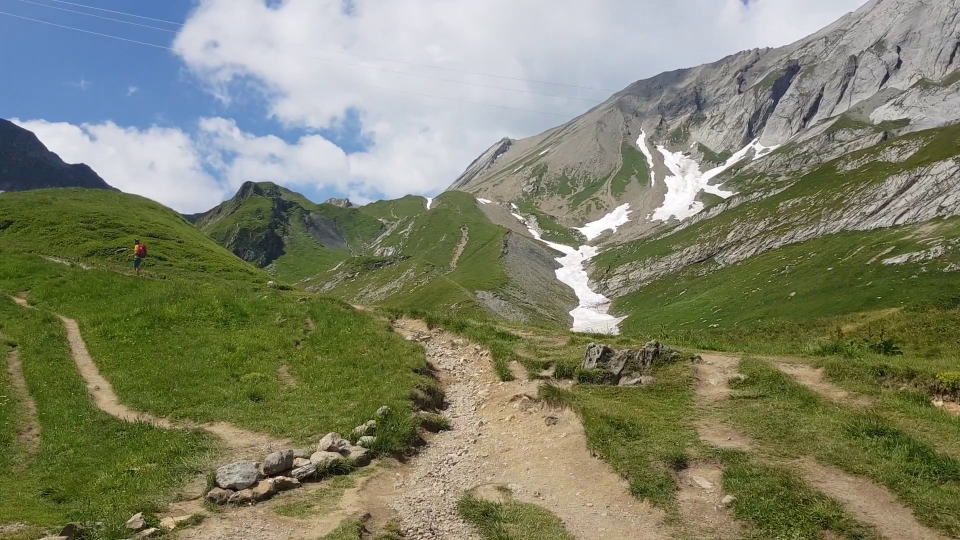
#> input picture frames/dR/frame1.jpg, 1920 x 1080 px, found by its file name (shown at 1/2 size)
$ python main.py
#> lines starting #> are read from the running program, lines starting #| are printed output that depends on the picture; after the words box and inside, x2 and y2 are one past the last pixel; in counts of white or black regions, pixels touching at a corner belong together
### stitcher.py
import cv2
from matplotlib import pyplot as plt
import numpy as np
import imutils
from PIL import Image, ImageEnhance
import stitcherUtils

"""

1.Import 2 images
2.convert to gray scale
3.Initiate ORB detector
4.Find key points and describe them
5.Match keypoints- Brute force matcher
6.RANSAC(reject bad keypoints)
7. Register two images (use homography)

"""

"""
    Stitcher:

    1. Detect distinctive keypoints:
     use ORB detector

    2. Match the points between two images:
    Descriptors are arrays of numbers that define keypoints.
    In order to match we will compare descriptors from the first with descriptors from the second image.
    we will sort matching points by their distance in order to find the closest ones.
    # CHECK
    We will use Brute Force matcher to match (knnMatch).

    3. Keep the strong matches that are located in the overlapping region.
    We will use David Lowe’s ratio test, Lowe proposed this test in order to increase the robustness of the algo
    the goal is to get rid of the points that are not distinct enough.
    We will discard the matches where the ratio of the distance to the nearest and the second nearest
    neighbor is greater then a threshold (that way we will preserve only good matches).

    4. Stitch the image:
    we need to apply a technique called "feature-based image alignment" it is the computation of 2D and 3D
    transformations
    that map features in one image to another.
    This technique consists of two steps:
    a. to apply RANSAC algorithm to evaluate a homography matrix.
    b. use the matrix to calculate the warping transformation based on matched feature

    ***HOMOGRAPHY MATRIX EXPLANATION BELOW***


"""

"""
***HOMOGRAPHY MATRIX EXPLANATION***
    in the field of computer vision, any two images of the same scene are related by a homography.
    it is a transformation that maps the points in one image to the corresponding points in the other image.
    the two images can lay on the same surface in space or they are taken by rotating the camera along its optical axis.

    The essence of the homography is the simple 3X3 matrix called the homography matrix
    H =[ [h11,h12,h13]
         [h21,h22,h23]
         [h31,h32,h33] ]

    we can apply this matrix to any point in the image.
    For example if we take a point A(x1,y1) in the first image we can use a homography matrix to map this point
    A to the corresponding point B(x2,y2) in the second image.

    s [x'] = H [x] = [h11,h12,h13] [x]
      [y']     [y]   [h21,h22,h23] [y]
      [ 1]     [1]   [h31,h32,h33] [1]

    Now, using this technique we can easily stitch our images together.

    It is important to note that when we match feature points between two images we only accept those
    matches that fall on the corresponding epipolar lines.
    We need these good matches to estimate the homography matrix. We detected a large number of keypoints and we
    need to reject some of them to retain the best ones.

"""

def stitchImages(img1, img2):

    # get keypoints and descriptors using orb detector
    keypoints1,keypoints2,descriptors1,descriptors2 = getKeyPointsAndDescriptors(img1,img2)

    # Finding the best matches using David Lowe’s ratio test
    bestMatches = getBestMatches(descriptors1,descriptors2)

    # Minimum amount of matches in order to stitch the images.
    minMatchCount = 4

    # Check if bestMatches has the minimum amount of keypoints required for stitching.
    if len(bestMatches) > minMatchCount:

        # compute homography and then use it in order to warp the images together
        homography = computeHomography(keypoints1,keypoints2,bestMatches)
        result = warpImages(img2, img1, homography)
        return result

def warpImages(img1, img2, homography):
    rows1, cols1 = img1.shape[:2]
    rows2, cols2 = img2.shape[:2]

    list_of_points_1 = np.float32([[0, 0], [0, rows1], [cols1, rows1], [cols1, 0]]).reshape(-1, 1, 2)
    temp_points = np.float32([[0, 0], [0, rows2], [cols2, rows2], [cols2, 0]]).reshape(-1, 1, 2)

    # When we have established a homography we need to warp perspective
    # Change field of view
    list_of_points_2 = cv2.perspectiveTransform(temp_points, homography)

    list_of_points = np.concatenate((list_of_points_1, list_of_points_2), axis=0)

    # Ravel is a np function that takes a 2 or more dim array and changes it to flattend array.
    [x_min, y_min] = np.int32(list_of_points.min(axis=0).ravel())
    [x_max, y_max] = np.int32(list_of_points.max(axis=0).ravel())

    translation_dist = [-x_min, -y_min]

    H_translation = np.array([[1, 0, translation_dist[0]],
                              [0, 1, translation_dist[1]],
                              [0, 0, 1]])

    # x_max - x_min, y_max - y_min = size of the image
    output_img = cv2.warpPerspective(img2, H_translation.dot(homography), (x_max - x_min, y_max - y_min))
    output_img[translation_dist[1]:rows1 + translation_dist[1], translation_dist[0]:cols1 + translation_dist[0]] = img1

    return output_img

def getKeyPointsAndDescriptors(img1,img2):
    # Convert images to gray scale
    img1_gray = cv2.cvtColor(img1, cv2.COLOR_BGR2GRAY)
    img2_gray = cv2.cvtColor(img2, cv2.COLOR_BGR2GRAY)

    # Create orb detector and detect keypoint and descriptors
    orb = cv2.ORB_create(nfeatures=2000)

    # Find keypoints and descriptors with orb
    keypoints1, descriptors1 = orb.detectAndCompute(img1_gray, None)
    keypoints2, descriptors2 = orb.detectAndCompute(img2_gray, None)

    return keypoints1,keypoints2,descriptors1,descriptors2

def getBestMatches(descriptors1, descriptors2, k=2):
    # Create instance of  Brute Force Matcher (BFMatcher), it will find all the matching keypoints on two images.
    bf = cv2.BFMatcher_create(cv2.NORM_HAMMING)

    # Find matching points using knn algorithm which finds the keypoints
    matches = bf.knnMatch(descriptors1, descriptors2, k=2)

    # Finding the best matches using David Lowe’s ratio test
    bestMatches = []
    for m, n in matches:
        if m.distance < 0.6 * n.distance:
            bestMatches.append(m)

    return bestMatches

def computeHomography(keypoints1,keypoints2,bestMatches):
    # Convert keypoints to an argument for findHomography.
    # match.queryIdx give the index of the descriptor in the list of query descriptors
    # the list of the query descriptors is of the image we would like to spread
    # the others is the training descriptors for training, this is the routine before homography

    src_pts = np.float32([keypoints1[m.queryIdx].pt for m in bestMatches]).reshape(-1, 1, 2)
    dst_pts = np.float32([keypoints2[m.trainIdx].pt for m in bestMatches]).reshape(-1, 1, 2)

    # Establish a homography
    # we will use RANSAC to reject "bad keypoints"
    homography, mask = cv2.findHomography(src_pts, dst_pts, cv2.RANSAC, 5.0)

    return homography

### cutter.py
import cv2
import numpy as np
import imutils
from PIL import ImageEnhance, Image


def cutImage(stitched_img):
    # make border to the image to find the requested rectangle
    stitched_img = cv2.copyMakeBorder(stitched_img, 5, 5, 5, 5, cv2.BORDER_CONSTANT, (0, 0, 0))
    # convert to gray scale
    gray = cv2.cvtColor(stitched_img, cv2.COLOR_BGR2GRAY)
    # try to find where is the "black pixel" using binary 0 and 1
    # to get a clean image without the black space
    thresh_img = cv2.threshold(gray, 0, 255, cv2.THRESH_BINARY)[1]

    # find the contours on the binary image to find the circle corners and substract those later
    contours = cv2.findContours(thresh_img.copy(), cv2.RETR_EXTERNAL, cv2.CHAIN_APPROX_SIMPLE)
    # find the maximum area of the image
    contours = imutils.grab_contours(contours)
    areaOI = max(contours, key=cv2.contourArea)
    # find mask with the same shape with the required image
    mask = np.zeros(thresh_img.shape, dtype="uint8")
    x, y, w, h = cv2.boundingRect(areaOI)
    cv2.rectangle(mask, (x, y), (x + w, y + h), 255, -1)

    minRectangle = mask.copy()
    sub = mask.copy()
    # subtract the minimum rectangle from the image
    while cv2.countNonZero(sub) > 0:
        minRectangle = cv2.erode(minRectangle, None)
        sub = cv2.subtract(minRectangle, thresh_img)
    # now find the minimum rectangle in the contours
    contours = cv2.findContours(minRectangle.copy(), cv2.RETR_EXTERNAL, cv2.CHAIN_APPROX_SIMPLE)

    contours = imutils.grab_contours(contours)
    areaOI = max(contours, key=cv2.contourArea)

    # take the requested image of contour
    x, y, w, h = cv2.boundingRect(areaOI)
    # give the image without the black space
    cut_stitched_img = stitched_img[y:y + h, x:x + w]

    return cut_stitched_img[:, :, ::-1]

"""
def cutImage(stitched_img):
    # make border to the image to find the requested rectangle
    stitched_img = cv2.copyMakeBorder(stitched_img, 5, 5, 5, 5, cv2.BORDER_CONSTANT, (0, 0, 0))
    # convert to gray scale
    gray = cv2.cvtColor(stitched_img, cv2.COLOR_BGR2GRAY)
    # try to find where is the "black pixel" using binary 0 and 1
    # to get a clean image without the black space
    thresh_img = cv2.threshold(gray, 0, 255, cv2.THRESH_BINARY)[1]

    plt.figure()
    plt.imshow(thresh_img)
    plt.axis('off')
    plt.show()
    # find the contours on the binary image to find the circle corners and substract those later
    contours = cv2.findContours(thresh_img.copy(), cv2.RETR_EXTERNAL, cv2.CHAIN_APPROX_SIMPLE)
    # find the maximum area of the image
    contours = imutils.grab_contours(contours)
    areaOI = max(contours, key=cv2.contourArea)
    # find mask with the same shape with the required image
    mask = np.zeros(thresh_img.shape, dtype="uint8")
    x, y, w, h = cv2.boundingRect(areaOI)
    cv2.rectangle(mask, (x, y), (x + w, y + h), 255, -1)

    minRectangle = mask.copy()
    sub = mask.copy()
    # subtract the minimum rectangle from the image
    while cv2.countNonZero(sub) > 0:
        minRectangle = cv2.erode(minRectangle, None)
        sub = cv2.subtract(minRectangle, thresh_img)
    # now find the minimum rectangle in the contours
    contours = cv2.findContours(minRectangle.copy(), cv2.RETR_EXTERNAL, cv2.CHAIN_APPROX_SIMPLE)

    contours = imutils.grab_contours(contours)
    areaOI = max(contours, key=cv2.contourArea)

    plt.figure()
    plt.imshow(minRectangle)
    plt.axis('off')
    plt.show()
    # take the requested image of contour
    x, y, w, h = cv2.boundingRect(areaOI)
    # give the image without the black space
    stitched_img = stitched_img[y:y + h, x:x + w]

    cv2.imwrite("stitchedOutputProcessed.png", stitched_img)
    # make the image sharper
    Im = Image.open('stitchedOutputProcessed.png')
    enhancer = ImageEnhance.Sharpness(Im)
    enhanced = enhancer.enhance(5.0)
    enhanced.save('enhanced.png')
    plt.figure()
    plt.imshow(stitched_img[:, :, ::-1])
    plt.axis('off')
    plt.show()
    plt.imshow(enhanced)

    plt.axis('off')
    plt.show()


"""

### enhancer.py
from PIL import Image, ImageEnhance

def enhanceImage(image):
    # make the image sharper
    Im = Image.open('stitchedOutputProcessed.png')
    enhancer = ImageEnhance.Sharpness(Im)
    enhanced = enhancer.enhance(5.0)
    enhanced.save('enhanced.png')

    return enhanced

### main.py
from extract import *
from stitcher import *
from stitcher import *
from stitcherUtils import *
from cutter import *
from enhancer import *

# Read the video from specified path
#camera = cv2.VideoCapture("C:\\Users\\rotem\\PycharmProjects\\PanoramaImageStitching\\videoItaly.mp4")
#videoToFrames(camera, 0, 8, str(input('Enter name for folder ')))


img1 = cv2.imread('frames/data/frame1.jpg')
#> img1 is the input picture: shape (1080, 1920, 3); mean B, G, R 106.9, 130.9, 127.5
img2 = cv2.imread('frames/data/frame2.jpg')
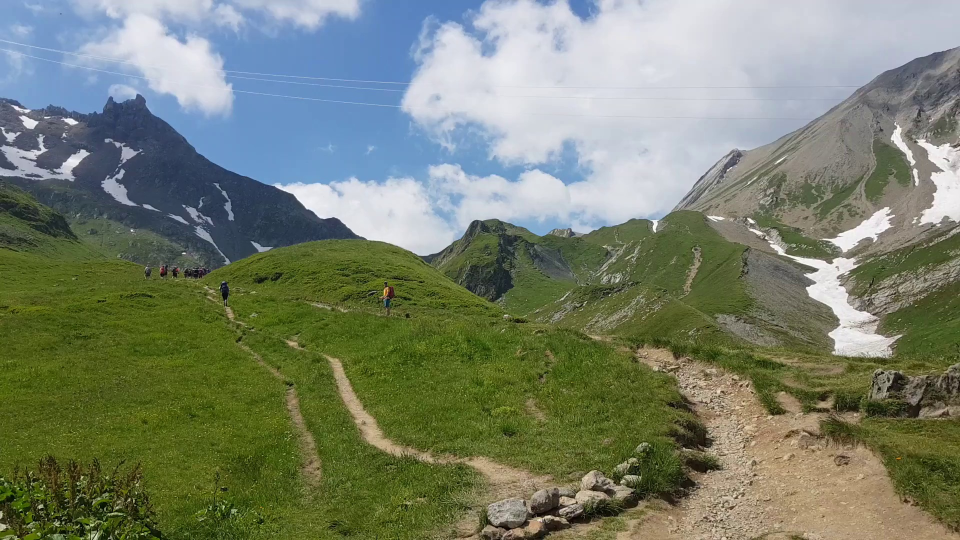
#> input picture frames/dR/frame2.jpg, 1920 x 1080 px, found by its file name (shown at 1/2 size)
#> img2 is the input picture: shape (1080, 1920, 3); mean B, G, R 109.4, 128.7, 119.8

stitchedCuttedEnhancedImage = (stitchImages(img1, img2))
#> in getKeyPointsAndDescriptors, `img2_gray = cv2.cvtColor(img2, cv2.COLOR_BGR2GRAY)`:
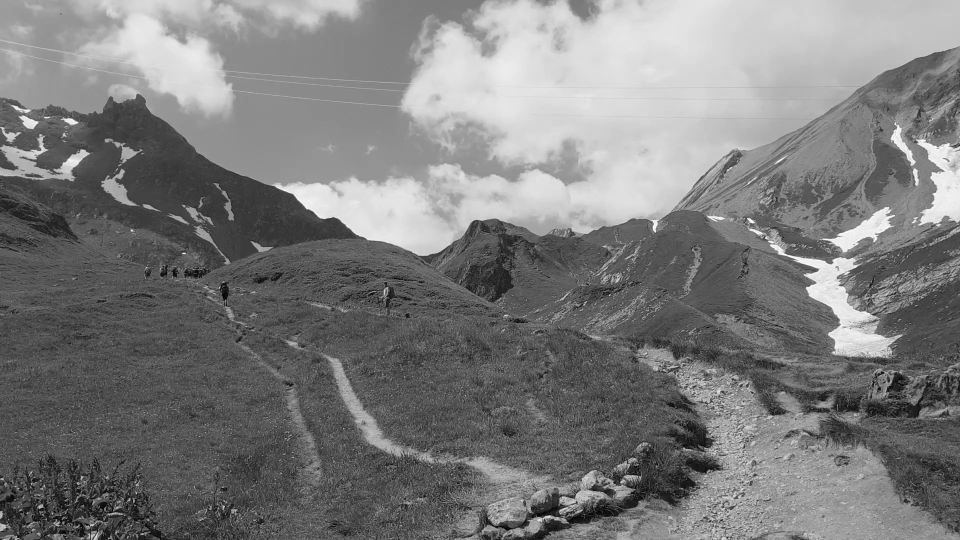
#> img2_gray: shape (1080, 1920) (shown at 1/2 size); min 1, max 255, mean 123.9
#> in getKeyPointsAndDescriptors, `keypoints1, descriptors1 = orb.detectAndCompute(img1_gray, None)`: keypoints1 = 2000 keypoints; strongest (x, y, size): (1050, 446, 31), (501, 1006, 31), (871, 1037, 31), (890, 980, 31)
#> in getKeyPointsAndDescriptors, `keypoints2, descriptors2 = orb.detectAndCompute(img2_gray, None)`: keypoints2 = 2000 keypoints; strongest (x, y, size): (448, 1013, 31), (1531, 476, 31), (155, 966, 31), (1153, 1005, 31)
#> in getBestMatches, `matches = bf.knnMatch(descriptors1, descriptors2, k=2)`: matches = 2000 matches
#> after the loop in getBestMatches, `for m, n in matches:`: bestMatches = 243 matches
#> in computeHomography, `src_pts = np.float32([keypoints1[m.queryIdx].pt for m in bestMatches])..`: src_pts = 243 rows, first 8: [922, 910], [864, 398], [1154, 500], [1182, 517], [1233, 455], [1201, 588], [962, 738], [1097, 464]
#> in computeHomography, `dst_pts = np.float32([keypoints2[m.trainIdx].pt for m in bestMatches])..`: dst_pts = 243 rows, first 8: [1474.8, 996], [1315, 443], [1660.8, 528], [1696.8, 544.8], [1754.4, 470.4], [1730.4, 622.8], [1486.8, 802.8], [1588.8, 492]
#> in computeHomography, `homography, mask = cv2.findHomography(src_pts, dst_pts, cv2.RANSAC, 5.0)`: homography = [[0.639, 0.0745, 503], [-0.155, 0.836, 166.1], [-0.000179, -5.24e-05, 1]]; mask = 243 values, max 1 at index 0, min 0 at index 3, mean 0.638
#> in warpImages, `list_of_points_2 = cv2.perspectiveTransform(temp_points, homography)`: list_of_points_2 = [[503, 166.1], [618.6, 1133.1], [3019.1, 1286.5], [2636.1, -200.1]]
#> in warpImages, `list_of_points = np.concatenate((list_of_points_1, list_of_points_2), ..`: list_of_points = [[0, 0], [0, 1080], [1920, 1080], [1920, 0], [503, 166.1], [618.6, 1133.1], [3019.1, 1286.5], [2636.1, -200.1]]
#> in warpImages, `[x_min, y_min] = np.int32(list_of_points.min(axis=0).ravel())`: x_min = 0; y_min = -200
#> in warpImages, `[x_max, y_max] = np.int32(list_of_points.max(axis=0).ravel())`: x_max = 3019; y_max = 1286
#> in warpImages, `translation_dist = [-x_min, -y_min]`: translation_dist = [0, 200]
#> in warpImages, `H_translation = np.array([[1, 0, translation_dist[0]], [0, 1, translat..`: H_translation = [[1, 0, 0], [0, 1, 200], [0, 0, 1]]
stitchedCuttedEnhancedImage = cutImage(stitchedCuttedEnhancedImage)
#> in cutImage, `thresh_img = cv2.threshold(gray, 0, 255, cv2.THRESH_BINARY)[1]`:
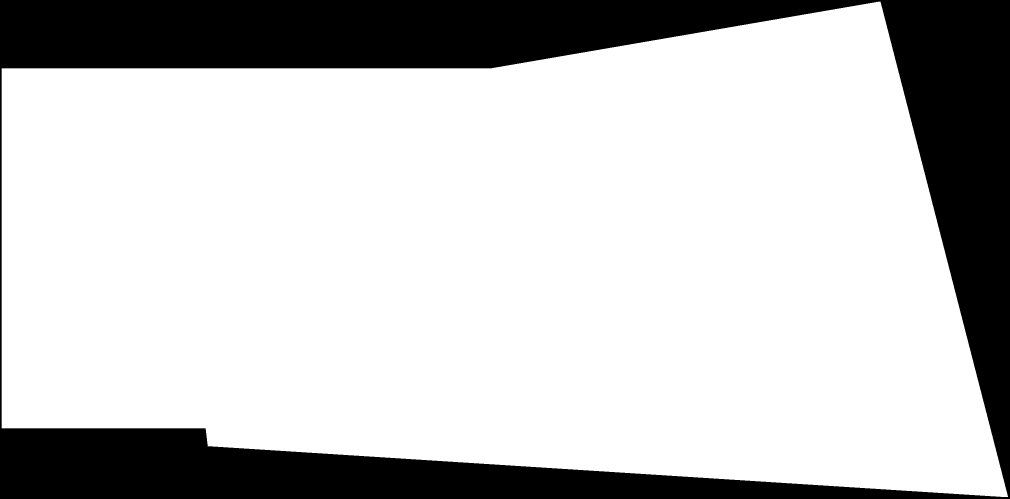
#> thresh_img: shape (1496, 3029) (shown at 1/3 size); 76.9% white; 1 black region
#> in cutImage, `contours = cv2.findContours(thresh_img.copy(), cv2.RETR_EXTERNAL, cv2...`: contours = 1 contour; box (x1, y1, x2, y2) and area: (5, 5, 3024, 1491) 3479070
#> in cutImage, `areaOI = max(contours, key=cv2.contourArea)`: areaOI = contour of 1487 points, box (x1, y1, x2, y2) (5, 5, 3024, 1491), area 3479070
#> in cutImage, `x, y, w, h = cv2.boundingRect(areaOI)`: x = 5; w = 3019; h = 1486
#> in cutImage, `cv2.rectangle(mask, (x, y), (x + w, y + h), 255, -1)`: mask: shape (1496, 3029); 99.1% white; 1 black region, box (x1, y1, x2, y2) and area: (0, 0, 3029, 1496) 40644
#> the loop in cutImage, `while cv2.countNonZero(sub) > 0:` made 305 passes
#> pass 1, in cutImage, `sub = cv2.subtract(minRectangle, thresh_img)`:
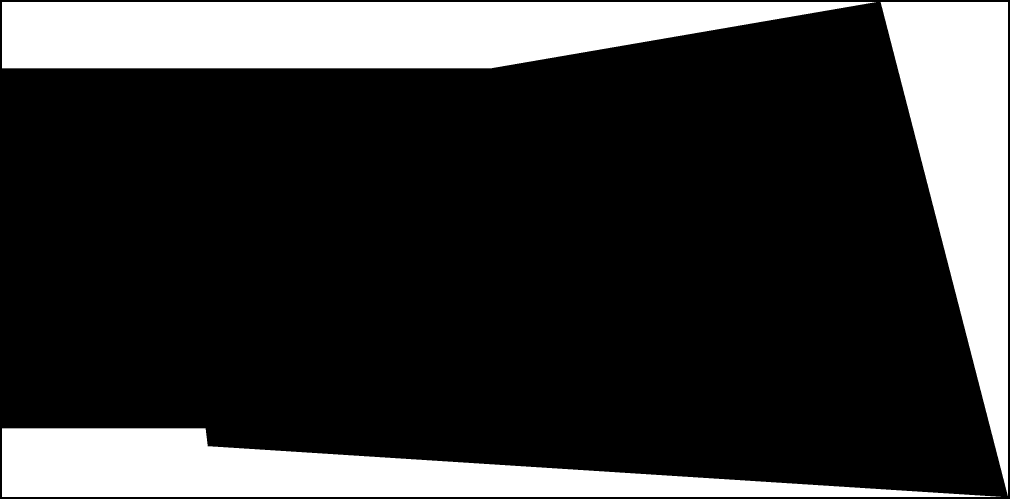
#> sub: shape (1496, 3029) (shown at 1/3 size); 22.1% white; 3 white regions, box (x1, y1, x2, y2) and area: (6, 6, 2628, 205) 407064, (6, 1285, 3002, 1491) 308941, (2642, 6, 3024, 1488) 283611
#> after the loop in cutImage, `while cv2.countNonZero(sub) > 0:`:
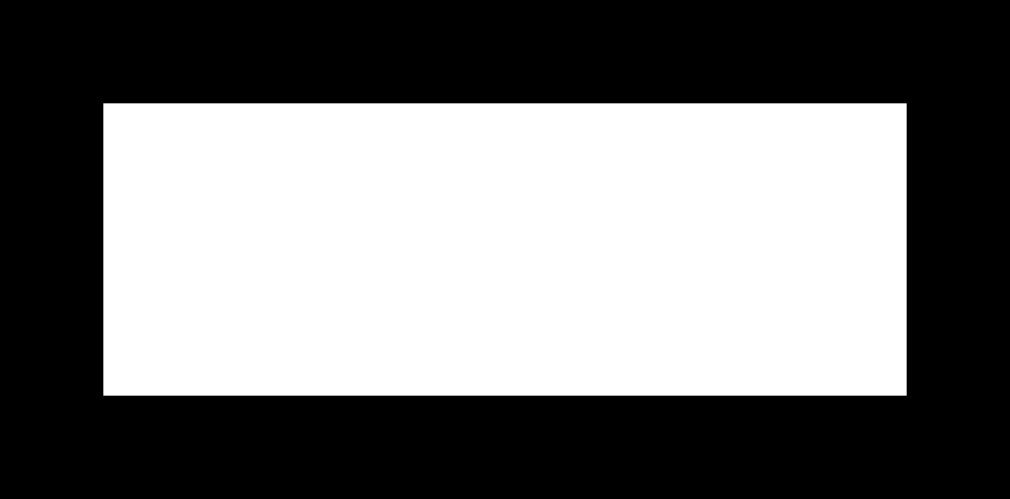
#> minRectangle: shape (1496, 3029) (shown at 1/3 size); 46.6% white; 1 white region
#> in cutImage, `contours = cv2.findContours(minRectangle.copy(), cv2.RETR_EXTERNAL, cv..`: contours = 1 contour; box (x1, y1, x2, y2) and area: (310, 310, 2720, 1187) 2110284
#> in cutImage, `contours = imutils.grab_contours(contours)`: contours = [[[310, 310], [310, 1186], [2719, 1186], [2719, 310]]]
#> in cutImage, `areaOI = max(contours, key=cv2.contourArea)`: areaOI = [[310, 310], [310, 1186], [2719, 1186], [2719, 310]]
#> in cutImage, `x, y, w, h = cv2.boundingRect(areaOI)`: x = 310; w = 2410; h = 877
#> in cutImage, `cut_stitched_img = stitched_img[y:y + h, x:x + w]`:
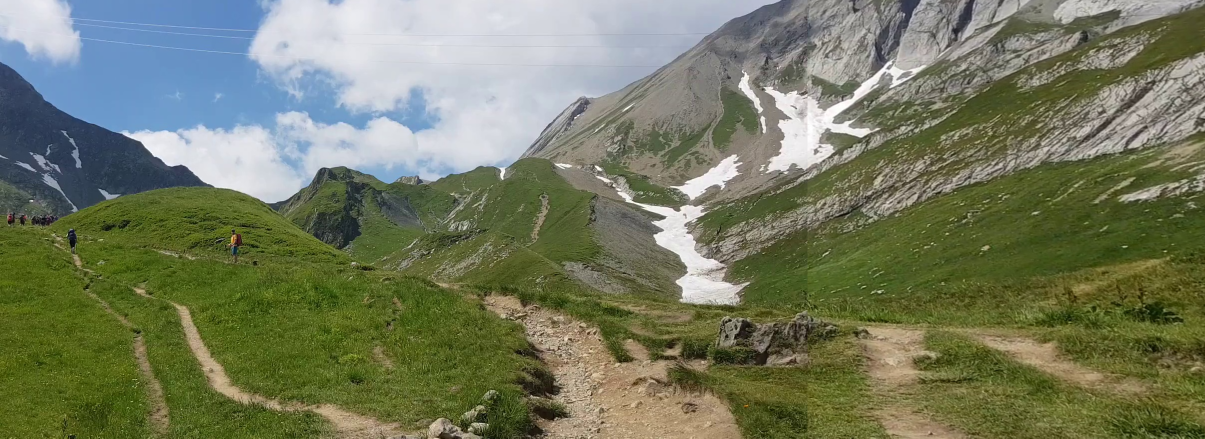
#> cut_stitched_img: shape (877, 2410, 3) (shown at 1/2 size); mean of channels 0, 1, 2 96, 122.3, 116; drawn as B, G, R
#> in cutImage, `return cut_stitched_img[:, :, ::-1]`:
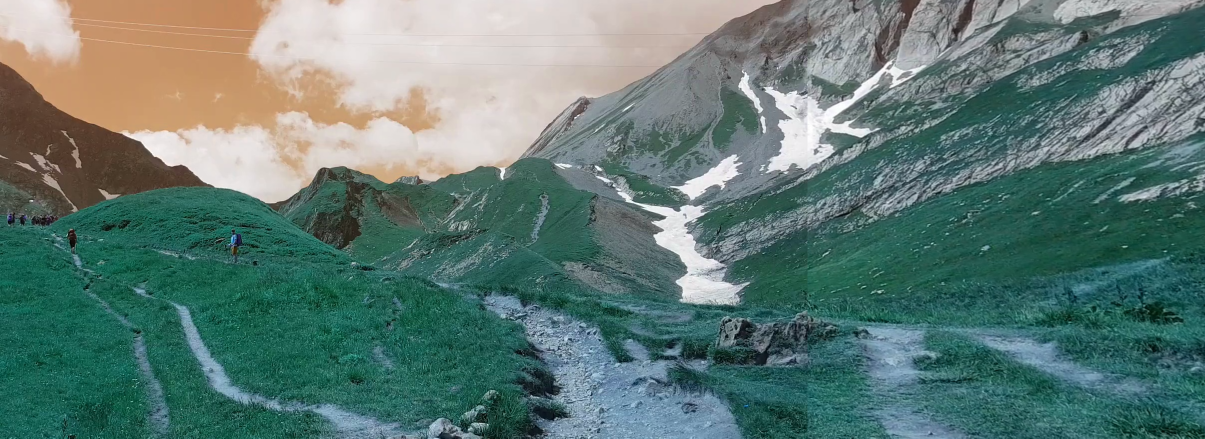
#> returned value: shape (877, 2410, 3) (shown at 1/2 size); mean of channels 0, 1, 2 116, 122.3, 96; drawn as B, G, R
#> (the run stopped early here; a loop or call above may not have finished)
